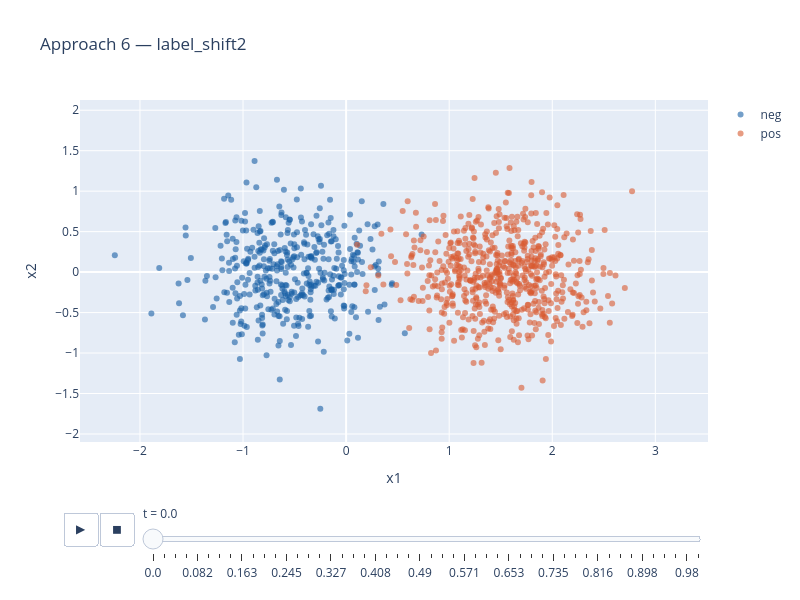

Notebook code for this chart:
### Code cell
plot_dataset(
    "data/label_shift2.csv",
    "Approach 6 — label_shift2",
).show()

### Figure 1 — Plotly figure (JSON) as saved in the notebook; plotly's stock layout.template omitted (floating-point values rounded to 4 significant figures; data arrays with more than 128 entries replaced by an {"elided": "..."} marker saying what was removed)
{"data": [{"hovertemplate": "blob=neg<br>t_frame=0.0<br>x1=%{x}<br>x2=%{y}<extra></extra>", "legendgroup": "neg", "marker": {"color": "#185FA5", "opacity": 0.6, "size": 6, "symbol": "circle"}, "mode": "markers", "name": "neg", "orientation": "v", "showlegend": true, "type": "scatter", "x": {"elided": "401 float values"}, "xaxis": "x", "y": {"elided": "401 float values"}, "yaxis": "y"}, {"hovertemplate": "blob=pos<br>t_frame=0.0<br>x1=%{x}<br>x2=%{y}<extra></extra>", "legendgroup": "pos", "marker": {"color": "#D85A30", "opacity": 0.6, "size": 6, "symbol": "circle"}, "mode": "markers", "name": "pos", "orientation": "v", "showlegend": true, "type": "scatter", "x": {"elided": "599 float values"}, "xaxis": "x", "y": {"elided": "599 float values"}, "yaxis": "y"}], "layout": {"height": 600, "legend": {"title": {"text": ""}, "tracegroupgap": 0}, "sliders": [{"active": 0, "currentvalue": {"prefix": "t = "}, "len": 0.9, "pad": {"b": 10, "t": 60}, "steps": [{"args": [["0.0"], {"frame": {"duration": 0, "redraw": false}, "fromcurrent": true, "mode": "immediate", "transition": {"duration": 0, "easing": "linear"}}], "label": "0.0", "method": "animate"}, {"args": [["0.02"], {"frame": {"duration": 0, "redraw": false}, "fromcurrent": true, "mode": "immediate", "transition": {"duration": 0, "easing": "linear"}}], "label": "0.02", "method": "animate"}, {"args": [["0.041"], {"frame": {"duration": 0, "redraw": false}, "fromcurrent": true, "mode": "immediate", "transition": {"duration": 0, "easing": "linear"}}], "label": "0.041", "method": "animate"}, {"args": [["0.061"], {"frame": {"duration": 0, "redraw": false}, "fromcurrent": true, "mode": "immediate", "transition": {"duration": 0, "easing": "linear"}}], "label": "0.061", "method": "animate"}, {"args": [["0.082"], {"frame": {"duration": 0, "redraw": false}, "fromcurrent": true, "mode": "immediate", "transition": {"duration": 0, "easing": "linear"}}], "label": "0.082", "method": "animate"}, {"args": [["0.102"], {"frame": {"duration": 0, "redraw": false}, "fromcurrent": true, "mode": "immediate", "transition": {"duration": 0, "easing": "linear"}}], "label": "0.102", "method": "animate"}, {"args": [["0.122"], {"frame": {"duration": 0, "redraw": false}, "fromcurrent": true, "mode": "immediate", "transition": {"duration": 0, "easing": "linear"}}], "label": "0.122", "method": "animate"}, {"args": [["0.143"], {"frame": {"duration": 0, "redraw": false}, "fromcurrent": true, "mode": "immediate", "transition": {"duration": 0, "easing": "linear"}}], "label": "0.143", "method": "animate"}, {"args": [["0.163"], {"frame": {"duration": 0, "redraw": false}, "fromcurrent": true, "mode": "immediate", "transition": {"duration": 0, "easing": "linear"}}], "label": "0.163", "method": "animate"}, {"args": [["0.184"], {"frame": {"duration": 0, "redraw": false}, "fromcurrent": true, "mode": "immediate", "transition": {"duration": 0, "easing": "linear"}}], "label": "0.184", "method": "animate"}, {"args": [["0.204"], {"frame": {"duration": 0, "redraw": false}, "fromcurrent": true, "mode": "immediate", "transition": {"duration": 0, "easing": "linear"}}], "label": "0.204", "method": "animate"}, {"args": [["0.224"], {"frame": {"duration": 0, "redraw": false}, "fromcurrent": true, "mode": "immediate", "transition": {"duration": 0, "easing": "linear"}}], "label": "0.224", "method": "animate"}, {"args": [["0.245"], {"frame": {"duration": 0, "redraw": false}, "fromcurrent": true, "mode": "immediate", "transition": {"duration": 0, "easing": "linear"}}], "label": "0.245", "method": "animate"}, {"args": [["0.265"], {"frame": {"duration": 0, "redraw": false}, "fromcurrent": true, "mode": "immediate", "transition": {"duration": 0, "easing": "linear"}}], "label": "0.265", "method": "animate"}, {"args": [["0.286"], {"frame": {"duration": 0, "redraw": false}, "fromcurrent": true, "mode": "immediate", "transition": {"duration": 0, "easing": "linear"}}], "label": "0.286", "method": "animate"}, {"args": [["0.306"], {"frame": {"duration": 0, "redraw": false}, "fromcurrent": true, "mode": "immediate", "transition": {"duration": 0, "easing": "linear"}}], "label": "0.306", "method": "animate"}, {"args": [["0.327"], {"frame": {"duration": 0, "redraw": false}, "fromcurrent": true, "mode": "immediate", "transition": {"duration": 0, "easing": "linear"}}], "label": "0.327", "method": "animate"}, {"args": [["0.347"], {"frame": {"duration": 0, "redraw": false}, "fromcurrent": true, "mode": "immediate", "transition": {"duration": 0, "easing": "linear"}}], "label": "0.347", "method": "animate"}, {"args": [["0.367"], {"frame": {"duration": 0, "redraw": false}, "fromcurrent": true, "mode": "immediate", "transition": {"duration": 0, "easing": "linear"}}], "label": "0.367", "method": "animate"}, {"args": [["0.388"], {"frame": {"duration": 0, "redraw": false}, "fromcurrent": true, "mode": "immediate", "transition": {"duration": 0, "easing": "linear"}}], "label": "0.388", "method": "animate"}, {"args": [["0.408"], {"frame": {"duration": 0, "redraw": false}, "fromcurrent": true, "mode": "immediate", "transition": {"duration": 0, "easing": "linear"}}], "label": "0.408", "method": "animate"}, {"args": [["0.429"], {"frame": {"duration": 0, "redraw": false}, "fromcurrent": true, "mode": "immediate", "transition": {"duration": 0, "easing": "linear"}}], "label": "0.429", "method": "animate"}, {"args": [["0.449"], {"frame": {"duration": 0, "redraw": false}, "fromcurrent": true, "mode": "immediate", "transition": {"duration": 0, "easing": "linear"}}], "label": "0.449", "method": "animate"}, {"args": [["0.469"], {"frame": {"duration": 0, "redraw": false}, "fromcurrent": true, "mode": "immediate", "transition": {"duration": 0, "easing": "linear"}}], "label": "0.469", "method": "animate"}, {"args": [["0.49"], {"frame": {"duration": 0, "redraw": false}, "fromcurrent": true, "mode": "immediate", "transition": {"duration": 0, "easing": "linear"}}], "label": "0.49", "method": "animate"}, {"args": [["0.51"], {"frame": {"duration": 0, "redraw": false}, "fromcurrent": true, "mode": "immediate", "transition": {"duration": 0, "easing": "linear"}}], "label": "0.51", "method": "animate"}, {"args": [["0.531"], {"frame": {"duration": 0, "redraw": false}, "fromcurrent": true, "mode": "immediate", "transition": {"duration": 0, "easing": "linear"}}], "label": "0.531", "method": "animate"}, {"args": [["0.551"], {"frame": {"duration": 0, "redraw": false}, "fromcurrent": true, "mode": "immediate", "transition": {"duration": 0, "easing": "linear"}}], "label": "0.551", "method": "animate"}, {"args": [["0.571"], {"frame": {"duration": 0, "redraw": false}, "fromcurrent": true, "mode": "immediate", "transition": {"duration": 0, "easing": "linear"}}], "label": "0.571", "method": "animate"}, {"args": [["0.592"], {"frame": {"duration": 0, "redraw": false}, "fromcurrent": true, "mode": "immediate", "transition": {"duration": 0, "easing": "linear"}}], "label": "0.592", "method": "animate"}, {"args": [["0.612"], {"frame": {"duration": 0, "redraw": false}, "fromcurrent": true, "mode": "immediate", "transition": {"duration": 0, "easing": "linear"}}], "label": "0.612", "method": "animate"}, {"args": [["0.633"], {"frame": {"duration": 0, "redraw": false}, "fromcurrent": true, "mode": "immediate", "transition": {"duration": 0, "easing": "linear"}}], "label": "0.633", "method": "animate"}, {"args": [["0.653"], {"frame": {"duration": 0, "redraw": false}, "fromcurrent": true, "mode": "immediate", "transition": {"duration": 0, "easing": "linear"}}], "label": "0.653", "method": "animate"}, {"args": [["0.673"], {"frame": {"duration": 0, "redraw": false}, "fromcurrent": true, "mode": "immediate", "transition": {"duration": 0, "easing": "linear"}}], "label": "0.673", "method": "animate"}, {"args": [["0.694"], {"frame": {"duration": 0, "redraw": false}, "fromcurrent": true, "mode": "immediate", "transition": {"duration": 0, "easing": "linear"}}], "label": "0.694", "method": "animate"}, {"args": [["0.714"], {"frame": {"duration": 0, "redraw": false}, "fromcurrent": true, "mode": "immediate", "transition": {"duration": 0, "easing": "linear"}}], "label": "0.714", "method": "animate"}, {"args": [["0.735"], {"frame": {"duration": 0, "redraw": false}, "fromcurrent": true, "mode": "immediate", "transition": {"duration": 0, "easing": "linear"}}], "label": "0.735", "method": "animate"}, {"args": [["0.755"], {"frame": {"duration": 0, "redraw": false}, "fromcurrent": true, "mode": "immediate", "transition": {"duration": 0, "easing": "linear"}}], "label": "0.755", "method": "animate"}, {"args": [["0.776"], {"frame": {"duration": 0, "redraw": false}, "fromcurrent": true, "mode": "immediate", "transition": {"duration": 0, "easing": "linear"}}], "label": "0.776", "method": "animate"}, {"args": [["0.796"], {"frame": {"duration": 0, "redraw": false}, "fromcurrent": true, "mode": "immediate", "transition": {"duration": 0, "easing": "linear"}}], "label": "0.796", "method": "animate"}, {"args": [["0.816"], {"frame": {"duration": 0, "redraw": false}, "fromcurrent": true, "mode": "immediate", "transition": {"duration": 0, "easing": "linear"}}], "label": "0.816", "method": "animate"}, {"args": [["0.837"], {"frame": {"duration": 0, "redraw": false}, "fromcurrent": true, "mode": "immediate", "transition": {"duration": 0, "easing": "linear"}}], "label": "0.837", "method": "animate"}, {"args": [["0.857"], {"frame": {"duration": 0, "redraw": false}, "fromcurrent": true, "mode": "immediate", "transition": {"duration": 0, "easing": "linear"}}], "label": "0.857", "method": "animate"}, {"args": [["0.878"], {"frame": {"duration": 0, "redraw": false}, "fromcurrent": true, "mode": "immediate", "transition": {"duration": 0, "easing": "linear"}}], "label": "0.878", "method": "animate"}, {"args": [["0.898"], {"frame": {"duration": 0, "redraw": false}, "fromcurrent": true, "mode": "immediate", "transition": {"duration": 0, "easing": "linear"}}], "label": "0.898", "method": "animate"}, {"args": [["0.918"], {"frame": {"duration": 0, "redraw": false}, "fromcurrent": true, "mode": "immediate", "transition": {"duration": 0, "easing": "linear"}}], "label": "0.918", "method": "animate"}, {"args": [["0.939"], {"frame": {"duration": 0, "redraw": false}, "fromcurrent": true, "mode": "immediate", "transition": {"duration": 0, "easing": "linear"}}], "label": "0.939", "method": "animate"}, {"args": [["0.959"], {"frame": {"duration": 0, "redraw": false}, "fromcurrent": true, "mode": "immediate", "transition": {"duration": 0, "easing": "linear"}}], "label": "0.959", "method": "animate"}, {"args": [["0.98"], {"frame": {"duration": 0, "redraw": false}, "fromcurrent": true, "mode": "immediate", "transition": {"duration": 0, "easing": "linear"}}], "label": "0.98", "method": "animate"}, {"args": [["1.0"], {"frame": {"duration": 0, "redraw": false}, "fromcurrent": true, "mode": "immediate", "transition": {"duration": 0, "easing": "linear"}}], "label": "1.0", "method": "animate"}], "x": 0.1, "xanchor": "left", "y": 0, "yanchor": "top"}], "title": {"text": "Approach 6 — label_shift2"}, "updatemenus": [{"buttons": [{"args": [null, {"frame": {"duration": 500, "redraw": false}, "fromcurrent": true, "mode": "immediate", "transition": {"duration": 500, "easing": "linear"}}], "label": "&#9654;", "method": "animate"}, {"args": [[null], {"frame": {"duration": 0, "redraw": false}, "fromcurrent": true, "mode": "immediate", "transition": {"duration": 0, "easing": "linear"}}], "label": "&#9724;", "method": "animate"}], "direction": "left", "pad": {"r": 10, "t": 70}, "showactive": false, "type": "buttons", "x": 0.1, "xanchor": "right", "y": 0, "yanchor": "top"}], "width": 800, "xaxis": {"anchor": "y", "domain": [0, 1], "range": [-2.582, 3.511], "title": {"text": "x1"}}, "yaxis": {"anchor": "x", "domain": [0, 1], "range": [-2.099, 2.126], "title": {"text": "x2"}}}}
